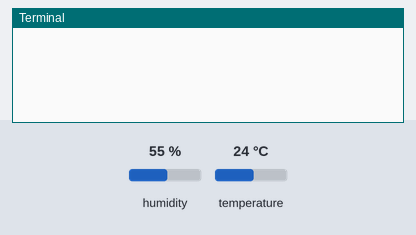
Simulated run of this program. Board: Raspberry Pi (BCM pin numbers). Shown: the last lines printed to the terminal. Inputs (shaded band) come from the test bench; at power-on: humidity 55 %, temperature 24 °C. At 11.0 s the program stops and its outputs stay as they are.

Above: at 1.2 s.
1.3 s: humidity set to 22 %
At 2.4 s:
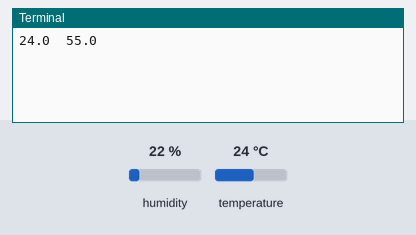
4.5 s: temperature set to 12 °C
At 5.8 s:
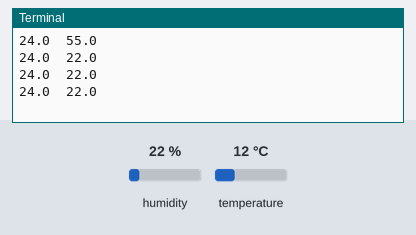
6.0 s: humidity set to 40 %
At 12.0 s:
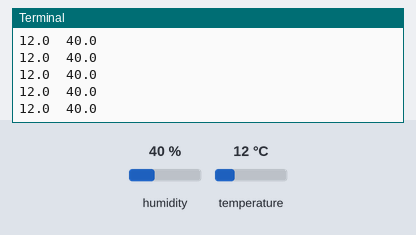
Timing chart, 0 to 12.5 s (numbered marks = the images above; inputs shaded):
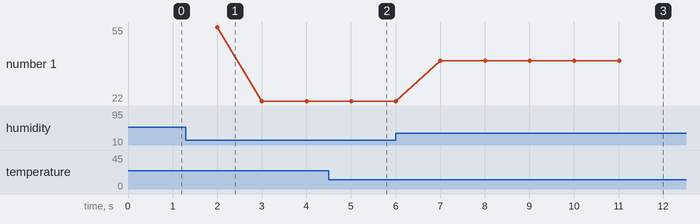

The program:

shtc3_smbus_example.py
```python
#!/usr/bin/python
import time
from smbus2 import SMBus, i2c_msg

# I2C bus 1 on a Raspberry Pi 3B+
# SDA on GPIO2=Pin3 and SCL on GPIO3=Pin5
# sensor +3V3 at Pin2 and GND at Pin6
DEVICE_BUS = 1

# device address SHTC3
DEVICE_ADDR = 0x70

# init I2C
bus = SMBus(DEVICE_BUS)

#wait 1 s for sensor start up (> 1 ms according to datasheet)
time.sleep(1)

for _ in range(10):
    # send measurement command for non periodic high repeatability to the sensor (0x2400)
    msg = i2c_msg.write(DEVICE_ADDR, [0x78, 0x66])
    bus.i2c_rdwr(msg)

    # wait for measurement
    time.sleep(1)

    # read 6 bytes; t: MSB, LSB, CRC; rh: MSB, LSB, CRC
    msg = i2c_msg.read(DEVICE_ADDR, 6)
    bus.i2c_rdwr(msg)

    # merge byte 0 and byte 1 to int16_t
    t_raw = msg.buf[0][0]<<8 | msg.buf[1][0]
    rh_raw = msg.buf[3][0]<<8 | msg.buf[4][0]

    # calculate according to datasheet section
    t = -45 + 175 * (t_raw/65536)
    rh = 100 * (rh_raw/65536)

    print(("{0:.1f}\t{1:.1f}").format(t, rh))

bus.close()
```

Measured:
- after the input at 6.0 s, the terminal: prints a new line after 1.0 s (image 3)
- plotted number 1: 22 → 40 after the input at 6.0 s
